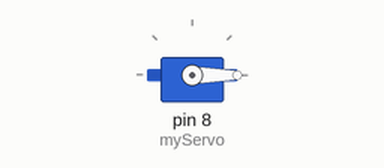
Simulated run of this sketch. Board: Arduino Uno, built with avr-gcc and run on an emulated ATmega328P. Shown: servo.

Above: at 0.05 s.
At 1.25 s:
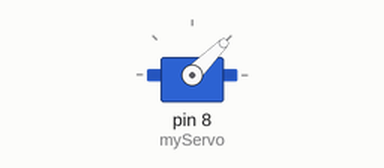
At 2.5 s:
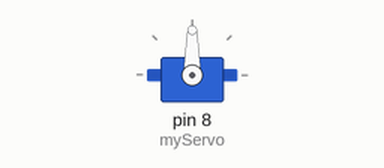
At 5.0 s:
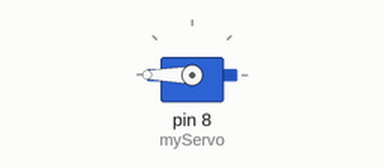
Timing chart, 0 to 6.5 s (numbered marks = the images above):
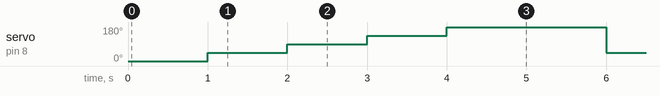

The sketch:

TestReader2.ino
```cpp
#include <Servo.h>

Servo myServo;

void setup(){
  myServo.attach(8);
  myServo.write(0);
}

void loop(){
 delay(1000);
 myServo.write(45);
 delay(1000);
 myServo.write(90);
 delay(1000);
 myServo.write(135);
 delay(1000);
 myServo.write(180);
 delay(1000);

}
```

Measured:
- by itself, servo on pin 8 (myServo): repeats every 5.0 s: 90° 1.0 s, 135° 1.0 s, 180° 2.0 s, 45° 1.0 s
